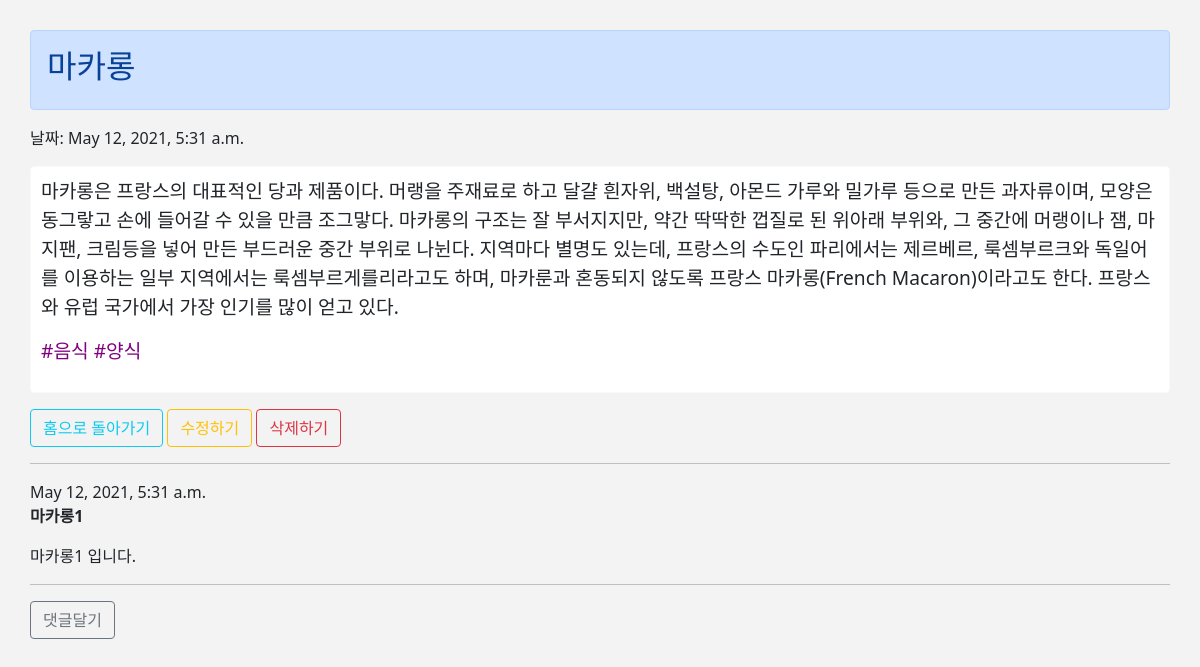
Screenshot of /blog/43 with the database file from the repository.
### blog/models.py (models this page shows, shortened)
class Blog(models.Model):
    title = models.CharField(max_length=200)
    pub_date = models.DateTimeField('date published')
    body = models.TextField()
    hashtag = models.ManyToManyField(HashTag)

class HashTag(models.Model):
    hashtag_name = models.CharField(max_length=100)
    def __str__(self):
        return self.hashtag_name

class Comment(models.Model):
    post = models.ForeignKey(
        Blog, related_name='comments', on_delete=models.CASCADE)
    author_name = models.CharField(max_length=20)
    comment_text = models.TextField()
    created_at = models.DateTimeField(default=timezone.now)

### blog/views.py (the view)
# urls.py: path("blog/<int:blog_id>", blog.detail, name="detail"),
def detail(request, blog_id):
    blog_detail = get_object_or_404(Blog, pk=blog_id)
    blog_hashtag = blog_detail.hashtag.all()
    return render(request, 'detail.html', {'blog': blog_detail, 'hashtags': blog_hashtag})

### blog/templates/detail.html (shortened to what this page needs)
<!DOCTYPE html>
<html lang="en">
<head>
    <link href="https://cdn.jsdelivr.net/npm/bootstrap@5.0.0/dist/css/bootstrap.min.css" rel="stylesheet">
</head>
<body>
    <div id = "wrap">
        <div class="alert alert-primary" role="alert">
            <h2>{{blog.title}}</h2>
        </div>
        <p>날짜: {{blog.pub_date}}</p>
        <div class="card border-light mb-3"
        style="max-width: 100%;
        padding: 10px;
        font-size: 1.2em;">
            <p class = "main">{{blog.body}}</p>
            <p style="color: purple;">
                {% for hashtag in hashtags.all %}
                #{{hashtag}}
                {% endfor %}
            </p>
        </div>
        <a class="btn btn-outline-info" href="{% url 'home'%}">홈으로 돌아가기</a>
        <a class="btn btn-outline-warning" href="{% url 'edit' blog.id %}">수정하기</a>
        <a class="btn btn-outline-danger" href="{% url 'delete' blog.id %}">삭제하기</a>
        <hr>
        {% for comment in blog.comments.all %}
            <div class = "comment">
                <div class = "date"> {{comment.created_at }}</div>
                <strong> {{comment.author_name }}</strong>
                <p> {{ comment.comment_text|linebreaks }}</p>
            </div>
        <hr>
        {% empty %}
            <p>No comments here yet :(</p>
        <hr>
        {% endfor %}
        <a class="btn btn-outline-secondary" href="{% url 'add_comment_to_post' blog.id %}">댓글달기</a>
    </div>
    <br>
</body>
</html>

### blog/templates/detail.html (style rules this page uses)
* { padding: 0; margin: 0; }
body { background-color: rgb(243, 243, 243); }
#wrap { padding: 30px; }

### rows the page displays
Blog: title "마카롱", pub_date "May 12, 2021, 5:31 a.m.", body "마카롱은 프랑스의 대표적인 당과 제품이다. 머랭을 주재료로 하고 달걀 흰자위, 백설탕, 아몬드 가루와 밀가루 등으로 만든 과자류이며, 모양은 동그랗고 손에 들어갈 수 있을 만큼 조그맣다. 마카롱의 구조는 잘 부서지지만, 약간 딱딱한 껍질로 된 위아래 부위와, 그 중간에 머랭이나 잼, 마지팬, 크림등을 넣어 만든 부드러운 중간 부위로 나뉜다. 지역마다 별명도 있는데, 프랑스의 수도인 파리에서는 제르베르, 룩셈부르크와 독일어를 이용하는 일부 지역에서는 룩셈부르게를리라고도 하며, 마카룬과 혼동되지 않도록 프랑스 마카롱(French Macaron)이라고도 한다. 프랑스와 유럽 국가에서 가장 인기를 많이 얻고 있다."
HashTag: hashtag_name "음식"
HashTag: hashtag_name "양식"
Comment: created_at "May 12, 2021, 5:31 a.m.", author_name "마카롱1", comment_text "마카롱1 입니다."
